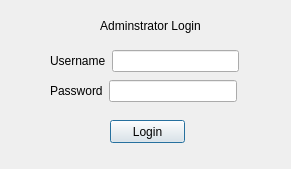
<?xml version="1.0" encoding="UTF-8"?>
<ui version="4.0">
 <class>adminLogin</class>
 <widget class="QDialog" name="adminLogin">
  <property name="geometry">
   <rect>
    <x>0</x>
    <y>0</y>

    <width>291</width>
    <height>169</height>

   </rect>
  </property>
  <property name="windowTitle">
   <string>Dialog</string>
  </property>
  <widget class="QLabel" name="label">
   <property name="geometry">
    <rect>

     <x>80</x>
     <y>10</y>

     <width>141</width>
     <height>31</height>
    </rect>
   </property>
   <property name="text">
    <string>Adminstrator Login</string>
   </property>
   <property name="alignment">
    <set>Qt::AlignCenter</set>
   </property>
  </widget>

  <widget class="QPushButton" name="pushButton">
   <property name="geometry">
    <rect>
     <x>110</x>
     <y>120</y>
     <width>75</width>
     <height>23</height>
    </rect>
   </property>
   <property name="text">
    <string>Login</string>
   </property>
  </widget>
  <widget class="QLabel" name="label_LoginText">
   <property name="geometry">
    <rect>
     <x>50</x>
     <y>150</y>
     <width>201</width>
     <height>20</height>
    </rect>
   </property>
   <property name="text">
    <string/>
   </property>
  </widget>
  <widget class="QWidget" name="layoutWidget">
   <property name="geometry">
    <rect>
     <x>50</x>
     <y>50</y>
     <width>189</width>
     <height>22</height>
    </rect>
   </property>
   <layout class="QHBoxLayout" name="horizontalLayout">
    <item>
     <widget class="QLabel" name="label_2">
      <property name="text">
       <string>Username</string>
      </property>
     </widget>
    </item>
    <item>
     <widget class="QLineEdit" name="LineEdit_Username"/>
    </item>
   </layout>
  </widget>
  <widget class="QWidget" name="layoutWidget">
   <property name="geometry">
    <rect>
     <x>50</x>
     <y>80</y>
     <width>187</width>
     <height>22</height>
    </rect>
   </property>
   <layout class="QHBoxLayout" name="horizontalLayout_2">
    <item>
     <widget class="QLabel" name="label_3">
      <property name="text">
       <string>Password</string>
      </property>
     </widget>
    </item>
    <item>
     <widget class="QLineEdit" name="LineEdit_Password">
      <property name="echoMode">
       <enum>QLineEdit::Password</enum>
      </property>
     </widget>
    </item>
   </layout>

  </widget>
 </widget>
 <resources/>
 <connections/>
</ui>
